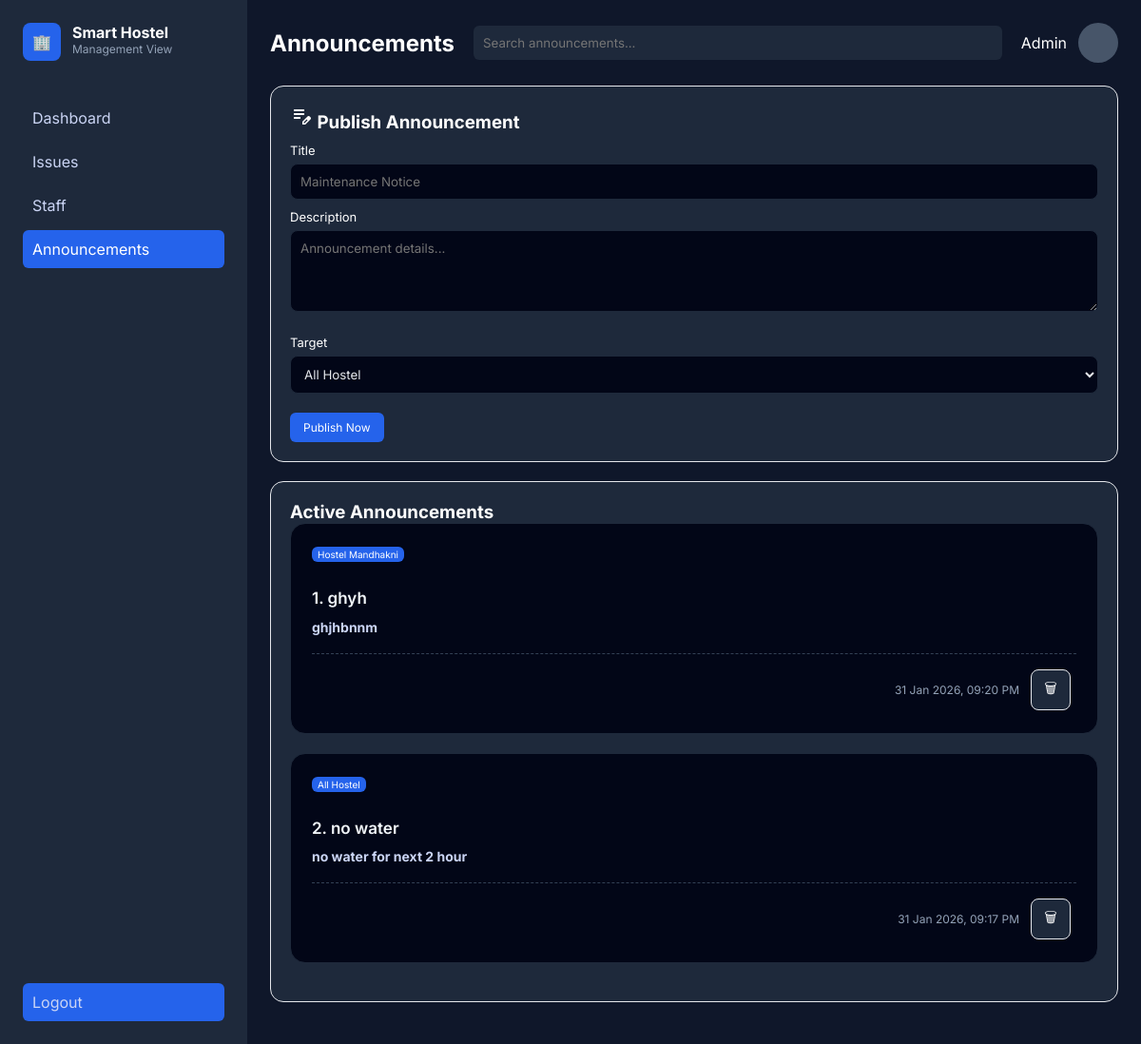
Page /admin/announcements (signed in) on the committed database.
### tables this page shows
CREATE TABLE announcements (
        id INTEGER PRIMARY KEY AUTOINCREMENT,
        title TEXT,
        content TEXT,
        hostel TEXT,
        created_at TEXT
    );

### app.py (the view, shortened to what this page needs)
@app.route("/admin/announcements", methods=["GET", "POST"])
@admin_required
def admin_announcements():
    conn = get_db()
    announcements = conn.execute("""
        SELECT *
        FROM announcements
        ORDER BY created_at DESC
    """).fetchall()
    hostels = conn.execute("""
        SELECT DISTINCT hostel
        FROM students
        WHERE hostel IS NOT NULL AND hostel != ''
        ORDER BY hostel
    """).fetchall()
    conn.close()
    return render_template(
        "adminannouncements.html",
        announcements=announcements,
        hostels=hostels
    )

### app.py (called while the page is built)
def get_db():
    conn = sqlite3.connect(DB)
    conn.row_factory = sqlite3.Row
    return conn

def admin_required(f):
    @wraps(f)
    def wrapper(*args, **kwargs):
        if session.get("role") != "Admin":
            return redirect(url_for("login"))
        return f(*args, **kwargs)
    return wrapper

@app.template_filter("format_datetime")
def format_datetime(value):
    if not value:
        return "—"
    try:
        dt = datetime.fromisoformat(value)
        return dt.strftime("%d %b %Y, %I:%M %p")
    except Exception:
        return value

### templates/adminannouncements.html (shortened to what this page needs)
<!DOCTYPE html>
<html lang="en">
<head>
    <link rel="stylesheet" href="{{ url_for('static', filename='styleadminhome.css') }}">
</head>
<body>
<div class="app">
    <aside class="sidebar">
        <div class="brand">
            <div class="logo">🏢</div>
            <div>
                <h1>Smart Hostel</h1>
                <p>Management View</p>
            </div>
        </div>
        <nav>
            <a href="{{ url_for('admin_dashboard') }}">Dashboard</a>
            <a href="{{ url_for('admin_issues') }}">Issues</a>
            <a href="{{ url_for('admin_staff') }}">Staff</a>
            <a class="active" href="{{ url_for('admin_announcements') }}">Announcements</a>
        </nav>
        <div class="settings">
            <a href="{{ url_for('logout') }}">Logout</a>
        </div>
    </aside>
    <main class="main">
        <header class="topbar">
            <h2>Announcements</h2>
            <input type="text" placeholder="Search announcements...">
            <div class="profile">
                <p class="name">Admin</p>
                <div class="avatar"
                     style="background-image: url('https://lh3.googleusercontent.com/aida-public/AB6AXuD_AlTK4xY0kmCVsHrXS147JtJZem2mlC2K_cmOyO7Tb8pHpDmD1uEWETqJmY_t_8XOV0_Oh6VKtwcD0dirsms-p9MX2KxCJvnP36yfB76n8Bam_HsaNKTjIiwuYrSV2UHofq-oOqHQYBgd3toriijxRuOIYAkDZ8B7F-bBw40arP20K-dJEAgqtr4t-51_oZssGnzH-SZig4Az8-5KJvh1QrXJYFRopoyXr-5xHYUlKqddlRrNRFDTTwQ6jUFR-heJFv6VoAsw9w8');">
                </div>
            </div>
        </header>
        <div class="content">
            <section class="card">
                <h3>
                    <span class="material-symbols-outlined">edit_note</span>
                    Publish Announcement
                </h3>
                <form class="form" method="POST" action="{{ url_for('admin_announcements') }}">
                    <label>Title</label>
                    <input type="text" name="title" placeholder="Maintenance Notice" required>
                    <label>Description</label>
                    <textarea name="content" rows="4" placeholder="Announcement details..." required></textarea>
                    <label>Target</label>
                    <select name="target_hostel">
                        <option value="All Hostel">All Hostel</option>
                    </select>
                    <br><br>
                    <button type="submit" class="primary-btn full">Publish Now</button>
                </form>
            </section>
            <section class="card">
                <h3>Active Announcements</h3>
                {% for ann in announcements %}
                    <div class="announcement">
                        <div class="announcement-header">
                            <span class="tag primary">
                                {% if ann.hostel == "All Hostel" %}
                                    All Hostel
                                {% else %}
                                    Hostel {{ ann.hostel }}
                                {% endif %}
                            </span>
                        </div>
                        <h2>{{ loop.index }}. {{ ann.title }}</h2>
                        <h3>{{ ann.content }}</h3>
                        <div class="meta">
                            <span>
                                {{ ann.created_at | format_datetime }}
                                <a href="/admin/announcements/delete/{{ ann.id }}"
                                   onclick="return confirm('Delete this announcement?')">
                                    <button type="submit" class="icon">🗑</button>
                                </a>
                            </span>
                        </div>
                    </div>
                {% else %}
                    <p>No active announcements</p>
                {% endfor %}
            </section>
        </div>
    </main>
</div>
</body>
</html>

### static/styleadminhome.css (style rules this page uses)
* { margin: 0; padding: 0; box-sizing: border-box; font-family: 'Inter', sans-serif; }
body { background: #0f172a; color: #fff; }
.app { display: flex; height: 100vh; }
.sidebar { width: 260px; background: #1e293b; padding: 24px; display: flex; flex-direction: column; }
.brand { display: flex; gap: 12px; margin-bottom: 40px; }
.logo { background: #2563eb; padding: 10px; border-radius: 8px; }
.brand h1 { font-size: 16px; }
.brand p { font-size: 12px; color: #94a3b8; }
nav a { display: block; padding: 10px; border-radius: 6px; margin-bottom: 6px; cursor: pointer; color: #cbd5f5; text-decoration: none; }
nav a.active, nav a:hover { background: #2563eb; color: #fff; }
.settings { margin-top: auto; background: #2563eb; border-radius: 6px; }
.settings a { text-decoration: none; cursor: pointer; color: #cbd5f5; display: block; padding: 10px; }
.main { flex: 1; padding: 24px; overflow-y: auto; }
.topbar { display: flex; align-items: center; gap: 20px; margin-bottom: 24px; }
.topbar input { flex: 1; padding: 10px; border-radius: 6px; border: none; background: #1e293b; color: white; }
.profile { display: flex; align-items: center; gap: 12px; }
.avatar { width: 42px; height: 42px; border-radius: 50%; background-size: cover; background-position: center; background-repeat: no-repeat; background-color: #475569; flex-shrink: 0; }
.card { background: #1e293b; padding: 20px; border-radius: 10px; }
.card h2 { margin: 10px 0; font-size: 32px; }
button { background: #2563eb; color: white; border: none; padding: 6px 12px; border-radius: 6px; cursor: pointer; font-size: 12px; display: inline-flex; align-items: center; justify-content: center; }
.card { background: #1e293b; padding: 20px; border-radius: 10px; margin-bottom: 20px; }
textarea { width: 100%; background: #0f172a; border: 2px solid #2563eb; border-radius: 6px; padding: 10px; color: white; margin: 10px 0; }
button { padding: 8px 14px; border-radius: 6px; border: none; cursor: pointer; }
.primary { background: #2563eb; color: white; }
.card { background: #1e293b; border-radius: 14px; border: 1px solid #e5e7eb; overflow: hidden; }
.profile { display: flex; gap: 12px; }
.icon { width: 42px; border: 1px solid #e5e7eb; background: #1e293b; border-radius: 8px; font-size: 15px; }
.tag { font-size: 10px; padding: 2px 6px; border-radius: 6px; display: inline-block; margin-bottom: 6px; }
.content { margin-top: 16px; }
.form label { font-size: 13px; margin-top: 10px; display: block; }
.form input, .form textarea, .form select { width: 100%; margin-top: 6px; background: #020617; border: 1px solid #1e293b; color: #e5e7eb; padding: 10px; border-radius: 8px; }
.announcement { background: linear-gradient(180deg, #020617, #020617); border: 1px solid #1e293b; border-radius: 16px; padding: 20px 22px; margin-bottom: 20px; transition: all 0.25s ease; position: relative; }
.announcement h2, .announcement h4 { margin: 6px 0 4px; font-size: 17px; font-weight: 600; color: #f1f5f9; line-height: 1.45; }
.announcement h3, .announcement p { margin-top: 6px; font-size: 14px; color: #cbd5f5; line-height: 1.65; }
.announcement .meta { margin-top: 16px; padding-top: 12px; border-top: 1px dashed #334155; font-size: 12px; color: #94a3b8; display: flex; justify-content: space-between; align-items: center; gap: 12px; }
.announcement .meta span { display: flex; align-items: center; gap: 6px; white-space: nowrap; }
.announcement .meta a { text-decoration: none; color: #ef4444; font-size: 15px; padding: 4px 6px; border-radius: 6px; transition: all 0.2s ease; }
.card { background: #1e293b; border-radius: 14px; overflow: hidden; }

### rows in the picture
announcements: hostel "Mandhakni", title "ghyh", content "ghjhbnnm", created_at "31 Jan 2026, 09:20 PM"
announcements: hostel "All Hostel", title "no water", content "no water for next 2 hour", created_at "31 Jan 2026, 09:17 PM"
